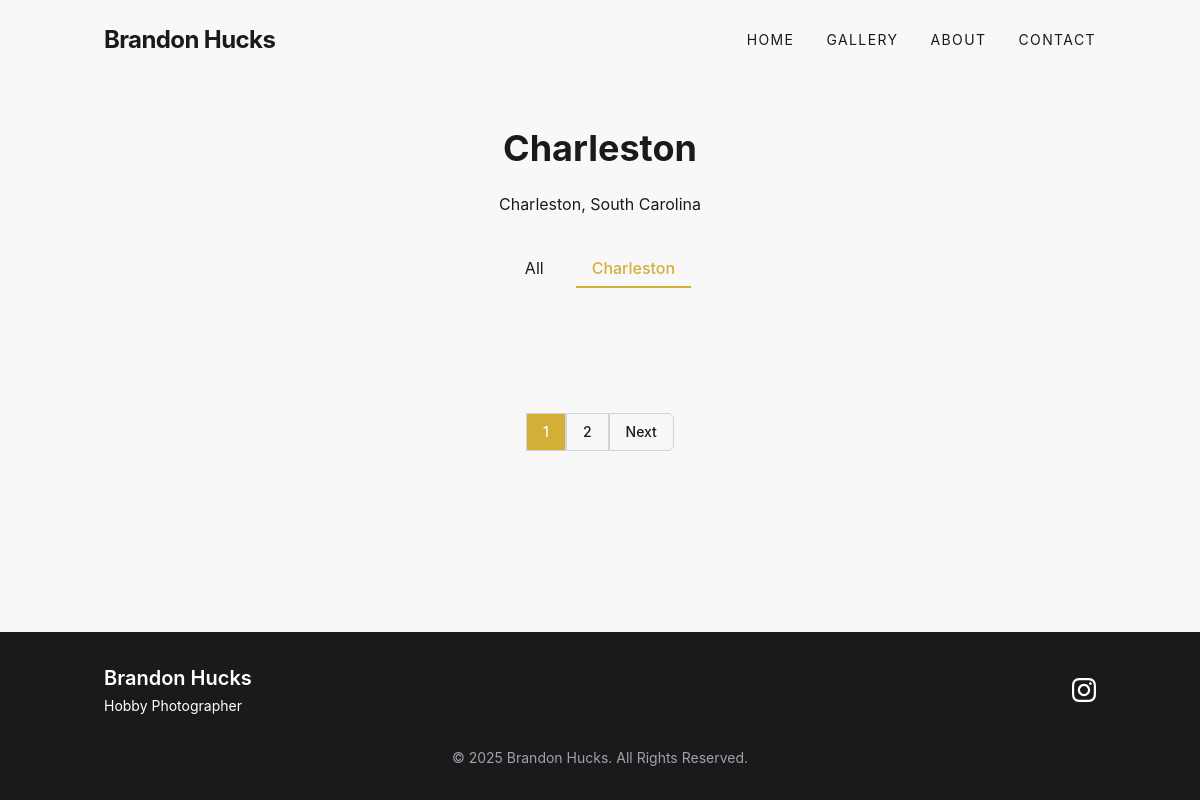
Page /gallery/category/charleston/ on the earlier database version.
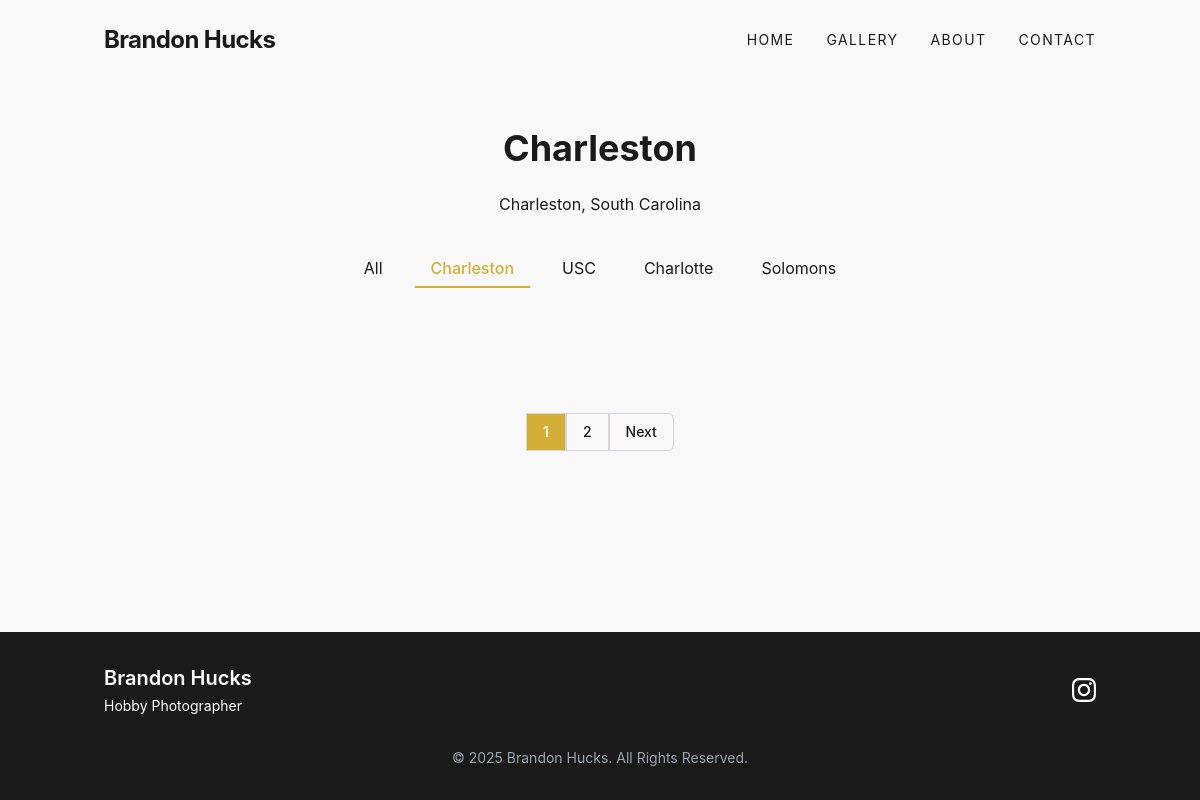
Same page on the later database version.
### portfolio/models.py (models this page shows, shortened)
class Category(models.Model):
    name = models.CharField(max_length=100)
    description = models.TextField(blank=True)
    slug = models.SlugField(unique=True, blank=True)
    class Meta:
        verbose_name_plural = "Categories"

### portfolio/views.py (the view)
# urls.py: path('gallery/', views.GalleryView.as_view(), name='gallery'),
class GalleryView(ListView):
    model = Photo
    template_name = 'portfolio/gallery.html'
    context_object_name = 'photos'
    paginate_by = 12
    def get_queryset(self):
        queryset = Photo.objects.all().order_by('?')
        category_slug = self.kwargs.get('category_slug')
        if category_slug:
            category = get_object_or_404(Category, slug=category_slug)
            queryset = queryset.filter(categories=category)
        return queryset
    def get_context_data(self, **kwargs):
        context = super().get_context_data(**kwargs)
        context['categories'] = Category.objects.all()
        category_slug = self.kwargs.get('category_slug')
        if category_slug:
            context['current_category'] = get_object_or_404(Category, slug=category_slug)
        return context

### portfolio/templates/portfolio/gallery.html (shortened to what this page needs)
{% extends 'portfolio/base.html' %}
{% block content %}
<div class="container mx-auto px-4">
    <header class="py-8 text-center">
        <h1 class="text-4xl font-bold mb-6">
            {% if current_category %}
                {{ current_category.name }}
            {% else %}
                Photography Gallery
            {% endif %}
        </h1>
        {% if current_category %}
            <p class="max-w-3xl mx-auto mb-8">{{ current_category.description }}</p>
        {% endif %}
        <div class="flex flex-wrap justify-center gap-4 mt-8">
            <a href="{% url 'portfolio:gallery' %}" class="category-filter relative px-4 py-2 {% if not current_category %}text-photo-accent font-medium{% endif %}">
                All
            </a>
            {% for category in categories %}
            <a href="{% url 'portfolio:category_gallery' category.slug %}" class="category-filter relative px-4 py-2 {% if current_category.id == category.id %}text-photo-accent font-medium{% endif %}">
                {{ category.name }}
                {% if current_category.id == category.id %}
                <div class="absolute bottom-0 left-0 w-full h-0.5 bg-photo-accent"></div>
                {% else %}
                <div class="hover-line absolute bottom-0 left-0 w-0 h-0.5 bg-photo-accent transition-all duration-300"></div>
                {% endif %}
            </a>
            {% endfor %}
        </div>
    </header>
    <div class="masonry-grid">
    </div>
    {% if is_paginated %}
    <div class="flex justify-center my-12">
        <div class="inline-flex">
            {% for num in page_obj.paginator.page_range %}
                {% if page_obj.number == num %}
                <span class="px-4 py-2 border border-gray-300 bg-photo-accent text-white text-sm font-medium">
                    {{ num }}
                </span>
                {% elif num > page_obj.number|add:'-3' and num < page_obj.number|add:'3' %}
                <a href="?page={{ num }}" class="px-4 py-2 border border-gray-300 text-sm font-medium hover:bg-gray-50">
                    {{ num }}
                </a>
                {% endif %}
            {% endfor %}
            {% if page_obj.has_next %}
            <a href="?page={{ page_obj.next_page_number }}" class="px-4 py-2 border border-gray-300 text-sm font-medium rounded-r-md hover:bg-gray-50">
                Next
            </a>
            {% endif %}
        </div>
    </div>
    {% endif %}
</div>
{% endblock %}

Differences in the rows shown:
added Category: name "USC"
added Category: name "Charlotte"
added Category: name "Solomons"
